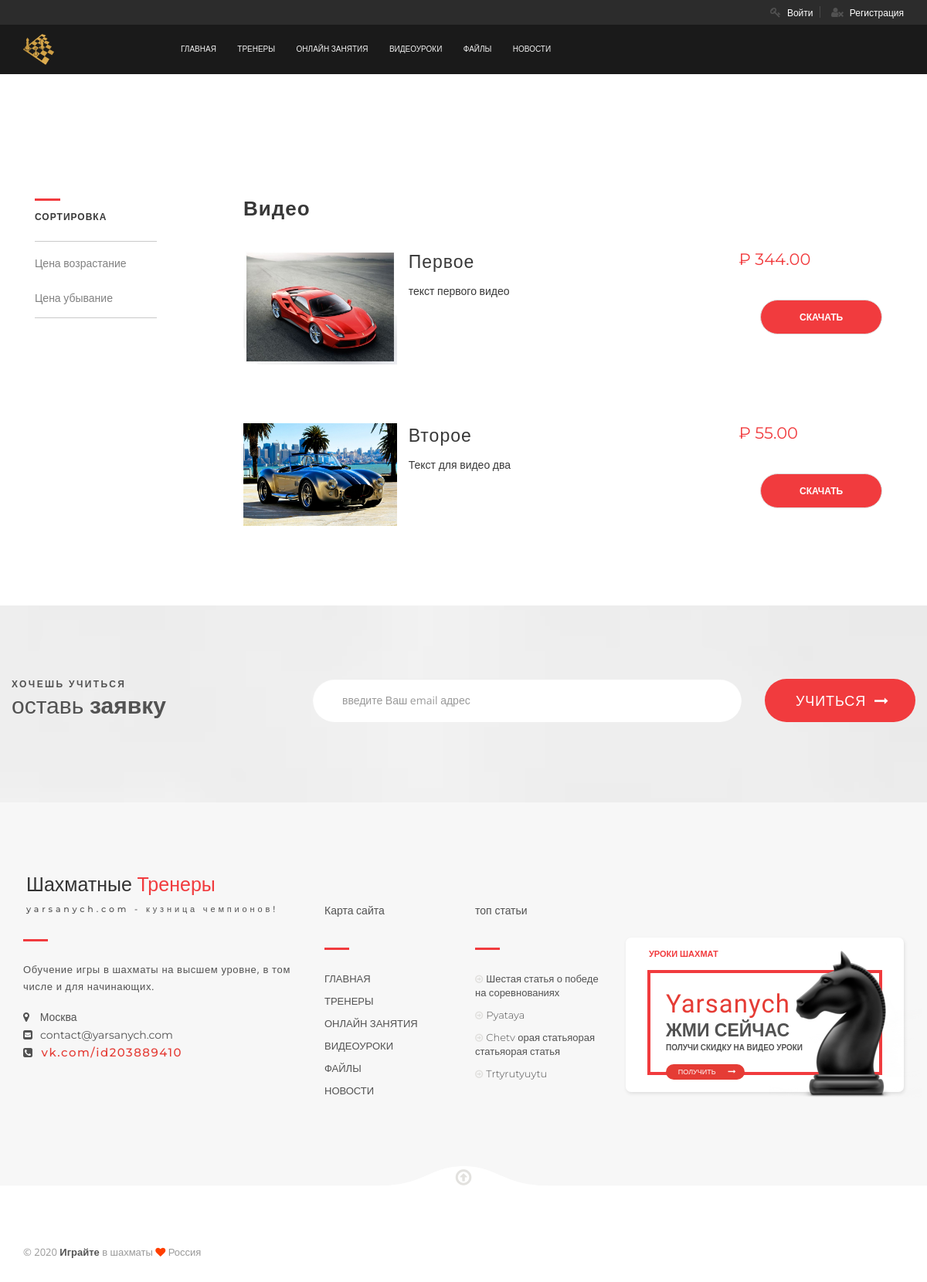
The page /video/ on the database its author committed.
### chess/models.py (models this page shows, shortened)
class Videos(models.Model):
    title = models.CharField("Название", max_length=1024)
    description = models.TextField("Описание")
    img = models.ImageField("Изображение", upload_to="img/files/")
    price = models.PositiveIntegerField("Цена", default=0)
    video = models.FileField("Файл", upload_to="videos/")
    buyers = models.ManyToManyField(User, verbose_name="Покупатели", blank=True)
    class Meta:
        verbose_name = "Видео"
        verbose_name_plural = "Видео"

class Articles(models.Model):
    title = models.CharField("Название", max_length=150, db_index=True)
    slug = models.SlugField(max_length=150, unique=True)
    intro_text = models.TextField("Короткое описание", blank=True)
    full_text = models.TextField("Текст", blank=True, db_index=True)
    img = models.ImageField("Изображение", upload_to="img/chess/", blank=True)
    author = models.CharField("Автор", max_length=150, blank=True)
    date_pub = models.DateTimeField(auto_now_add=True)
    buyers = models.ManyToManyField(User, verbose_name="Покупатели", blank=True)
    class Meta:
        verbose_name = "Статья"
        verbose_name_plural = "Статьи"

### chess/views.py (the view)
# urls.py: path("video/", views.VideosViews.as_view(), name='videos_url'),
class VideosViews(View):
    def get(self, request):
        videos = Videos.objects.all()
        return render(request, "chess/videos.html", {"videos_list": videos})

### chess/templatetags/article_tag.py (called while the page is built)
@register.simple_tag()
def get_articles(count=5):
    return Articles.objects.order_by("-id")[:count]

### templates/chess/videos.html (shortened to what this page needs)
{% extends 'chess/base.html' %}
{% block content %}
<div class="event-section">
    <div class="container">
        <div class="col-md-3 col-sm-3">
            <div class="evnt-left">
                <div class="location-cat">
                    <h1>Сортировка</h1>
                    <div class="cat-list">
                        <a id="sort-asc">Цена возрастание</a>
                        <a id="sort-desc">Цена убывание</a>
                    </div>
                </div>
            </div>
        </div>
        <div class="col-md-9  col-sm-9">
            <div class="evnt-right">
                <div class="row">
                    <div class="event-area">
                        <h1>Видео</h1>
{% for article in videos_list %}
<div class="event-item" data-price="{{ article.price }}">
                <div class="col-md-3">
                    <div class="item-img ">
                        <img src="{{ article.img.url }}" alt="thumbnail">
                    </div>
                </div>
                <div class="col-md-6">
                    <div class="row">
                        <h1>{{ article.title }}</h1>
                        <p class="desc">{{ article.description }}</p>
                    </div>
                </div>
                <div class="col-md-3">
                    <div class="quick-buy row">
                        <h1>₽ {{ article.price }}.00</h1>
                        <div class="buy-ticket">
                        <a href="#test-modal" class="popup-modal buy">Скачать</a>
                        </div>
                    </div>
                </div>
            </div>
{% endfor %}
                    </div>
                </div>
            </div>
        </div>
    </div>
</div>
{% endblock content %}

### templates/include/footer.html (shortened to what this page needs)
{% load static %}
{% load article_tag %}
<div class="subscribe-section">
	<div class="container">
		<div class="row">
			<div class="col-md-4 col-sm-5 col-xs-12">
				<div class="row">
					<div class="ht-newsletter">
						<h5>ХОЧЕШЬ УЧИТЬСЯ</h5>
						<h2>оставь <b>заявку</b></h2>
					</div>
				</div>
			</div>
			<div class="col-md-8 col-sm-7 col-xs-12">
				<div class="row">
					<form class="form-inline newsletter-forn-in">
						<div class="col-md-9  col-sm-9 col-xs-12">
							<div class="form-group">
								<input class="form-control newsletter-input" type="text" id="email_subscribe" placeholder="введите Ваш email адрес">
							</div>
						</div>
						<div class="col-md-3  col-sm-3 col-xs-12">
							<div class="row text-center">
								<button type="button" id="add_subscribe" class="subscribe-btn">УЧИТЬСЯ<i class="fa fa-long-arrow-right" aria-hidden="true"></i></button>
							</div>
						</div>
					</form>
				</div>
			</div>
		</div>
	</div>
</div>
<div class="big-fotter">
	<div class="container">
		<div class="row">
			<div class="col-md-4 col-sm-8 col-xs-12">
				<div class="trainer-aera">
					<div class="ft-trainer">
						<h2>Шахматные<span> Тренеры</span></h2>
						<h5>yarsanych.com - кузница чемпионов!</h5>
					</div>
					<p>Обучение игры в шахматы на высшем уровне, в том числе и для начинающих.</p>
					<div class="contact-info">
						<ul>
							<li><i class="fa fa-map-marker" aria-hidden="true"></i>  Москва</li>
							<li><i class="fa fa-envelope-square" aria-hidden="true"></i>contact@yarsanych.com</li>
							<li><a class="red" href="https://vk.com/id203889410"><i class="fa fa-phone-square" aria-hidden="true"></i>vk.com/id203889410</a></li>
						</ul>
					</div>
				</div>
			</div>
			<div class="col-md-2 col-sm-4 col-xs-12">
				<div class="ft-info">
					<h2>Карта<span> сайта</span></h2>
					<ul>
                        <li><a href="{% url 'index_url' %}">ГЛАВНАЯ</a></li>
                        <li><a href="{% url 'treners_url' %}">ТРЕНЕРЫ</a></li>
                        <li><a href="{% url 'prsonal_trening_url' %}">ОНЛАЙН ЗАНЯТИЯ</a></li>
                        <li><a href="{% url 'videos_url' %}">ВИДЕОУРОКИ</a></li>
                        <li><a href="{% url 'files_url' %}">ФАЙЛЫ</a></li>
                        <li><a href="{% url 'articles_list_url' %}">НОВОСТИ</a></li>
					</ul>
				</div>
			</div>
			<div class="col-md-2 col-sm-4 col-xs-12">
				<div class="ft-info">
					<h2>топ <span> статьи</span></h2>
					<ul>
                        {% get_articles count=4 as articles_list %}
                        {% for article in articles_list %}
                            <li><a href="{% url 'article_url' slug=article.slug %}"><i class="fa fa-arrow-circle-o-right" aria-hidden="true"></i>{{ article.title }}</a></li>
                        {% endfor %}
					</ul>
				</div>
			</div>
			<div class="col-md-4 col-sm-8 col-xs-12">
				<div class="banner">
					<h2>Уроки шахмат</h2>
					<div class="banner-box">
						<h1>Yarsanych</h1>
						<h2><span>жми</span> сейчас</h2>
						<p>получи скидку на видео уроки</p>
						<div class="shop-now"><a href="{% url 'prsonal_trening_url' %}">ПОЛУЧИТЬ</a>
							<div class="icon"><i class="fa fa-long-arrow-right"></i></div>
						</div>
						<img src="{% static 'img/shop.png' %}" alt="shop" />
					</div>
				</div>
			</div>
		</div>
	</div>
</div>
<footer>
	<div class="sticky-fotter">
		<div class="container">
			<div class="row">
				<div class="col-md-6 col-sm-6  col-xs-12">
					<div class="sticky-fotter-text">
						<p>&COPY; 2020 <b>Играйте</b> в шахматы <i class="fa fa-heart" aria-hidden="true"></i> Россия</p>
					</div>
				</div>
                <img src="{% static 'img/bg/fotterbg.png' %}" alt="" />
				<a class="go-top" href="#"><i class="fa fa-arrow-circle-o-up"></i></a>
			</div>
		</div>
	</div>
</footer>

### static/css/typography.css (style rules this page uses)
body { font-family: 'Open Sans', sans-serif; }
h1, h2, h3, h4, h5, h6 { margin: 0; font-family: 'Montserrat', sans-serif; font-weight: 700; color: #000; letter-spacing: 1.5px; }
h1 { font-size: 40px; line-height: 44px; letter-spacing: 1px; margin-bottom: 0px; }
h2 { font-size: 36px; line-height: 42px; margin-bottom: 0px; letter-spacing: 0; }
h5 { font-size: 16px; line-height: 24px; letter-spacing: 0; }
p { font-family: 'Open Sans', sans-serif; font-size: 14px; font-weight: normal; letter-spacing: 0; line-height: 24px; margin: 0; }
span { font-family: 'Open Sans', sans-serif; }
strong, b { font: 15px/30px; }
a { color: #222; }
a, a:visited { text-decoration: none; font-family: 'Montserrat', sans-serif; font-weight: normal; font-size: 12px; letter-spacing: 0; transition: all 0.3s ease-in-out; -webkit-transition: all 0.3s ease-in-out; -moz-transition: all 0.3s ease-in-out; -o-transition: all 0.3s ease-in-out; outline: 0; }
ul, ol { margin-bottom: 0px; margin-top: 0px; }
ul { list-style: none outside; padding: 0; margin: 0; }
li { line-height: 18px; margin-bottom: 0px; }
button { letter-spacing: 0; transition: all 0.3s ease 0s; }

### static/css/responsive.css (style rules this page uses)
@media only screen and (min-width: 992px) and (max-width: 1200px) { p { font-size: 13px; } }
@media only screen and (min-width: 992px) and (max-width: 1200px) { .ht-newsletter h5 { margin-top: 95px; } }
@media only screen and (min-width: 992px) and (max-width: 1200px) { .ht-newsletter h2 { margin-top: 8px; font-size: 30px; } }
@media only screen and (min-width: 992px) and (max-width: 1200px) { .subscribe-btn { padding-left: 23px; } }
@media only screen and (min-width: 992px) and (max-width: 1200px) { .ft-info h2 { font-size: 14px; } }
@media only screen and (min-width: 992px) and (max-width: 1200px) { .ft-info ul li a { font-size: 13px; margin-bottom: 11px; } }
@media only screen and (min-width: 992px) and (max-width: 1200px) { .ft-info ul li a i { font-size: 12px; padding-right: 4px; } }
@media only screen and (min-width: 992px) and (max-width: 1200px) { .trainer-aera .ft-trainer { margin-bottom: 25px; } }
@media only screen and (min-width: 992px) and (max-width: 1200px) { .trainer-aera p { margin-bottom: 20px; font-size: 13px; } }
@media only screen and (min-width: 992px) and (max-width: 1200px) { .banner .banner-box img { right: -55px; } }
@media only screen and (min-width: 992px) and (max-width: 1200px) { .sticky-fotter img, .sticky-fotter a.go-top { top: -34px; } }
@media only screen and (min-width: 992px) and (max-width: 1200px) { .sticky-fotter .sticky-fotter-text p { font-size: 13px; } }
@media only screen and (min-width: 992px) and (max-width: 1200px) { .buy-ticket a.buy { padding: 14px 65px; } }
@media only screen and (min-width: 992px) and (max-width: 1200px) { .buy-ticket a.buy { padding: 14px 50px; } }
@media only screen and (min-width: 992px) and (max-width: 1200px) { .quick-buy h1 { font-size: 21px; } }
@media only screen and (min-width: 992px) and (max-width: 1200px) { .buy-ticket a { padding: 14px 50px; } }

### rows shown on the page
Videos: img (picture), title "Первое", description "текст первого видео", price "344"
Videos: img (picture), title "Второе", description "Текст для видео два", price "55"
Articles: title "Шестая статья о победе на соревнованиях"
Articles: title "Pyataya"
Articles: title "Chetv орая статьяорая статьяорая статья"
Articles: title "Trtyrutyuytu"
